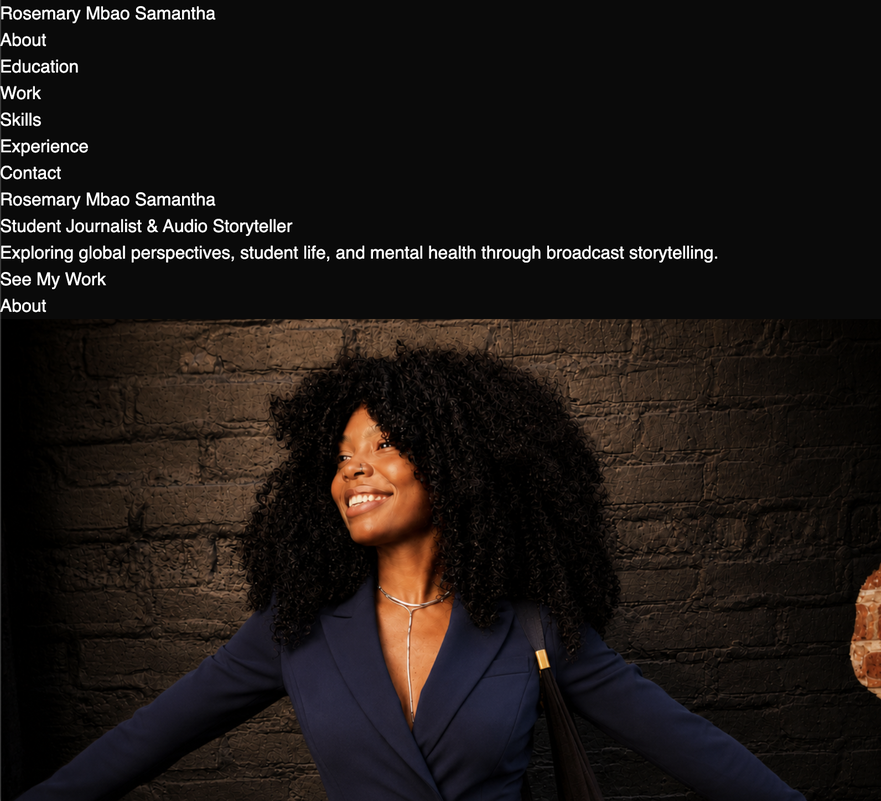
#> input picture image_processing/learn_openCV/sammy.png, 881 x 801 px, shrunk from 1592 x 1446 before the run
$ python test_save.py
#> lines starting #> are read from the running program, lines starting #| are printed output that depends on the picture
import cv2

rose1 = cv2.imread('sammy.png', 1)
#> rose1 is the input picture: shape (801, 881, 3); mean B, G, R 20.2, 22.6, 28.2
cv2.imshow('colored', rose1)
rose0 = cv2.imread('sammy.png', 0)
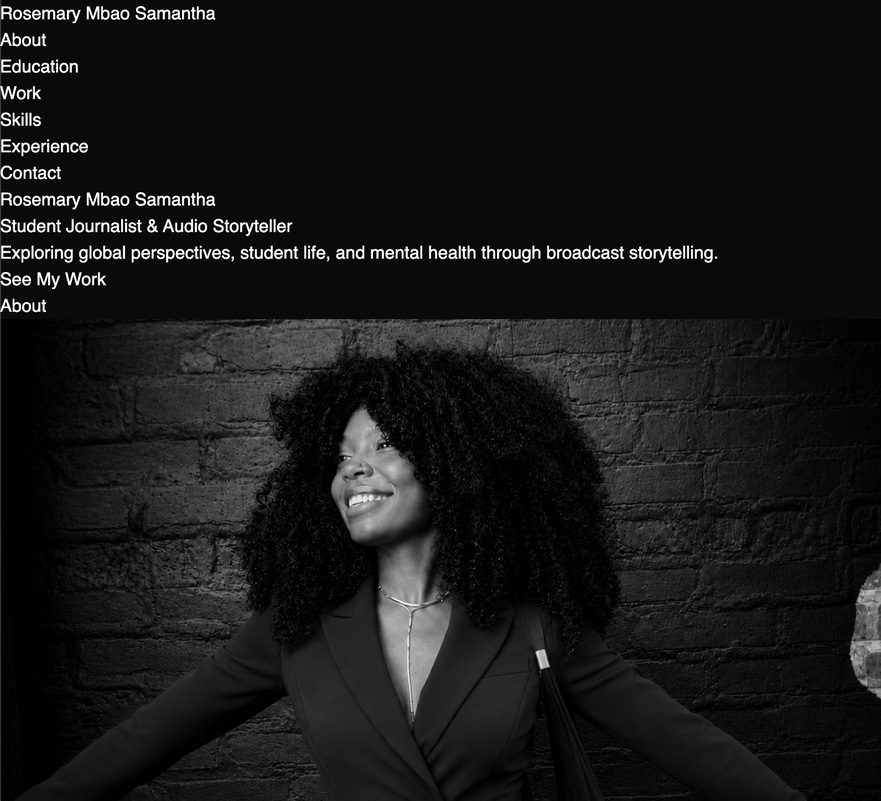
#> rose0: shape (801, 881); min 0, max 255, mean 23.7
cv2.imshow('black&white', rose0)
rose_1 = cv2.imread('sammy.png', -1)
cv2.imshow('original', rose_1)

cv2.waitKey(0)
cv2.destroyAllWindows()
